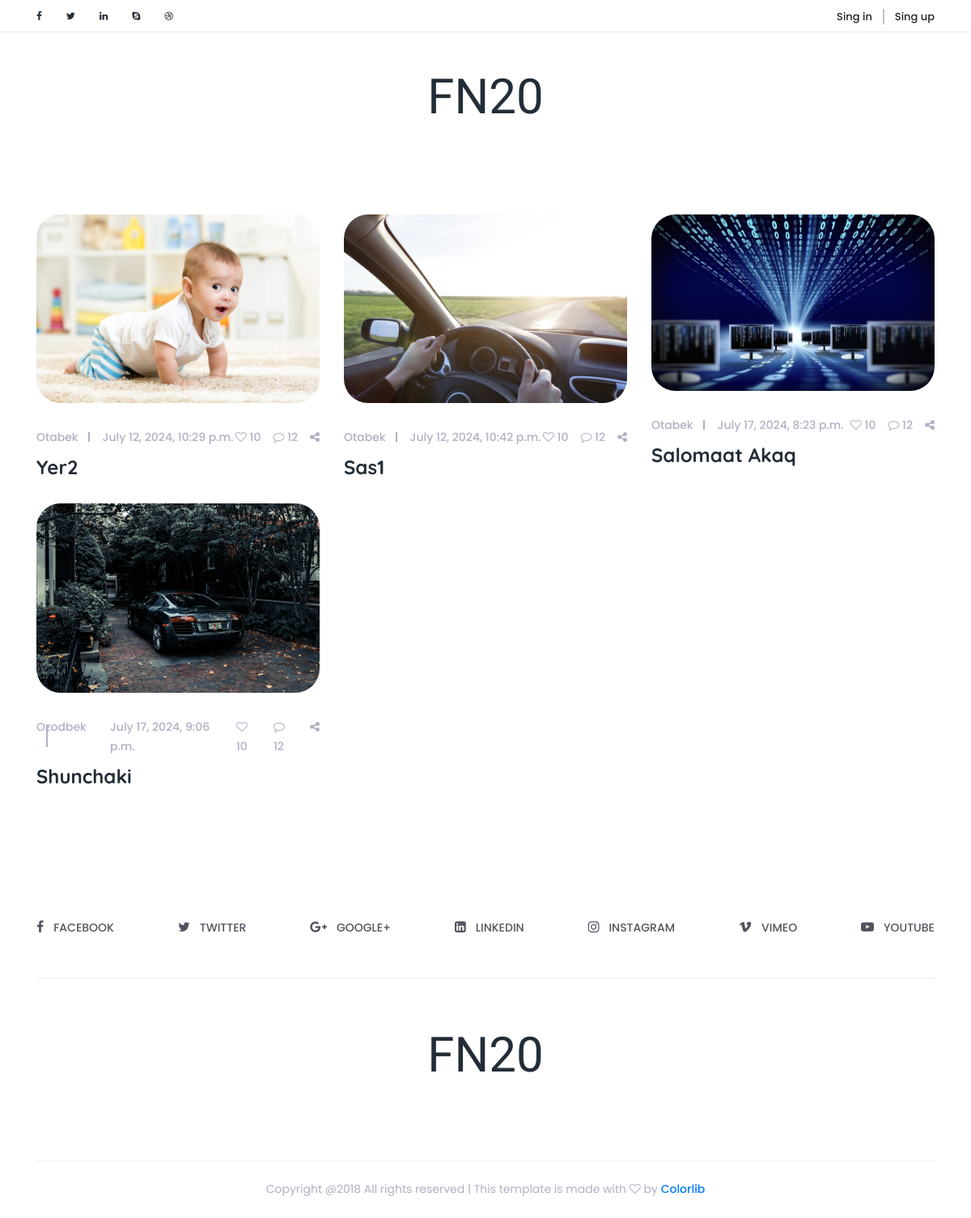
The page / on the database its author committed.
### main/models.py (models this page shows, shortened)
class Blog(models.Model):
    author = models.ForeignKey(User, on_delete=models.CASCADE)
    title = models.CharField(max_length=255)
    body = models.TextField()
    create_at = models.DateTimeField(auto_now_add=True)
    image = models.ImageField()
    def __str__(self):
        return self.title

class User(AbstractUser):
    img = models.ImageField(upload_to='img', blank=True, null=True)
    bio = models.TextField(max_length=500, blank=True, null=True)
    location = models.CharField(max_length=50, blank=True, null=True)
    birth_date = models.DateField(blank=True, null=True)
    gender = models.CharField(max_length=50, blank=True, null=True)
    country = models.CharField(max_length=50, blank=True, null=True)
    phone = models.CharField(max_length=50, blank=True, null=True)

### main/views.py (the view)
# urls.py: path('', views.blogs, name='index'),
def blogs(request):
    posts = models.Blog.objects.all()
    print(posts)
    context = {
        'posts':posts
    }
    return render(request, 'blogs.html', context)

### templates/blogs.html (shortened to what this page needs)
{% extends 'base.html' %}
{% block content %}
  <section class="archive-area section_padding_80">
    <div class="container">
        <div class="row">
            {% for post in posts %}
            <div class="col-12 col-md-6 col-lg-4">
                <div class="single-post wow fadeInUp" data-wow-delay="1.2s">
                    <div class="post-thumb">
                        <img src="{{post.image.url}}" alt="">
                    </div>
                    <div class="post-content">
                        <div class="post-meta d-flex">
                            <div class="post-author-date-area d-flex">
                                <div class="post-author">
                                    <a href="#">{{post.author.username}}</a>
                                </div>
                                <div class="post-date">
                                    <a href="#">{{post.create_at}}</a>
                                </div>
                            </div>
                            <div class="post-comment-share-area d-flex">
                                <div class="post-favourite">
                                    <a href="#"><i class="fa fa-heart-o" aria-hidden="true"></i> 10</a>
                                </div>
                                <div class="post-comments">
                                    <a href="#"><i class="fa fa-comment-o" aria-hidden="true"></i> 12</a>
                                </div>
                                <div class="post-share">
                                    <a href="#"><i class="fa fa-share-alt" aria-hidden="true"></i></a>
                                </div>
                            </div>
                        </div>
                        <a href="{% url 'blog_detail' post.id %}">
                            <h4 class="post-headline">{{post.title}}</h4>
                        </a>
                    </div>
                </div>
            </div>
            {% endfor %}
        </div>
        </div>
</section>
{% endblock %}

### templates/base.html (shortened to what this page needs)
<!DOCTYPE html>
<html lang="en">
{% load static %}
<head>
    <link href="{% static 'style.css' %}" rel="stylesheet">
    <link href="{% static 'css/responsive/responsive.css' %}" rel="stylesheet">
</head>
<body>
    <div class="top_header_area">
        <div class="container">
            <div class="row">
                <div class="col-5 col-sm-6">
                    <div class="top_social_bar">
                        <a href="#"><i class="fa fa-facebook" aria-hidden="true"></i></a>
                        <a href="#"><i class="fa fa-twitter" aria-hidden="true"></i></a>
                        <a href="#"><i class="fa fa-linkedin" aria-hidden="true"></i></a>
                        <a href="#"><i class="fa fa-skype" aria-hidden="true"></i></a>
                        <a href="#"><i class="fa fa-dribbble" aria-hidden="true"></i></a>
                    </div>
                </div>
                <div class="col-7 col-sm-6">
                    <div class="signup-search-area d-flex align-items-center justify-content-end">
                        {% if user.is_authenticated %}
                        <div class="login_register_area d-flex">
                            <div class="login">
                                <p>Salom {{user.username}}, <a href="{% url 'log_out' %}">chiqish</a><a href="{% url 'my_blogs' %}">my blogs</a></p>
                            </div>
                        </div>
                        {% else %}
                        <div class="login_register_area d-flex">
                            <div class="login">
                                <a href="{% url 'login_user' %}">Sing in</a>
                            </div>
                            <div class="register">
                                <a href="{% url 'register_user' %}">Sing up</a>
                            </div>
                        </div>
                        {% endif %}
                    </div>
                </div>
            </div>
        </div>
    </div>
    <header class="header_area">
        <div class="container">
            <div class="row">
                <div class="col-12">
                    <div class="logo_area text-center">
                        <a href="#" class="yummy-logo">FN20</a>
                    </div>
                </div>
            </div>
        </div>
    </header>
{% block content %}
{% endblock %}
    <div class="social_icon_area clearfix">
        <div class="container">
            <div class="row">
                <div class="col-12">
                    <div class="footer-social-area d-flex">
                        <div class="single-icon">
                            <a href="#"><i class="fa fa-facebook" aria-hidden="true"></i><span>facebook</span></a>
                        </div>
                        <div class="single-icon">
                            <a href="#"><i class="fa fa-twitter" aria-hidden="true"></i><span>Twitter</span></a>
                        </div>
                        <div class="single-icon">
                            <a href="#"><i class="fa fa-google-plus" aria-hidden="true"></i><span>GOOGLE+</span></a>
                        </div>
                        <div class="single-icon">
                            <a href="#"><i class="fa fa-linkedin-square" aria-hidden="true"></i><span>linkedin</span></a>
                        </div>
                        <div class="single-icon">
                            <a href="#"><i class="fa fa-instagram" aria-hidden="true"></i><span>Instagram</span></a>
                        </div>
                        <div class="single-icon">
                            <a href="#"><i class="fa fa-vimeo" aria-hidden="true"></i><span>VIMEO</span></a>
                        </div>
                        <div class="single-icon">
                            <a href="#"><i class="fa fa-youtube-play" aria-hidden="true"></i><span>YOUTUBE</span></a>
                        </div>
                    </div>
                </div>
            </div>
        </div>
    </div>
    <footer class="footer_area">
        <div class="container">
            <div class="row">
                <div class="col-12">
                    <div class="footer-content">
                        <div class="footer-logo-area text-center">
                            <a href="index.html" class="yummy-logo">FN20</a>
                        </div>
                    </div>
                </div>
            </div>
        </div>
        <div class="container">
            <div class="row">
                <div class="col-12">
                    <div class="copy_right_text text-center">
                        <p>Copyright @2018 All rights reserved | This template is made with <i class="fa fa-heart-o" aria-hidden="true"></i> by <a href="https://colorlib.com" target="_blank">Colorlib</a></p>
                    </div>
                </div>
            </div>
        </div>
    </footer>
</body>

### static/style.css (style rules this page uses)
* { margin: 0; padding: 0; }
body { font-family: 'Poppins', sans-serif; position: relative; z-index: auto; }
h1, h2, h3, h4, h5, h6 { font-family: 'Quicksand', sans-serif; font-weight: 700; color: #232d37; line-height: 1.25; }
p { color: #51545f; font-size: 16px; }
.section_padding_80 { margin-top: 80px; margin-bottom: 80px; }
img { max-width: 100%; }
a, a:hover, a:focus, a:active { text-decoration: none; -webkit-transition-duration: 500ms; transition-duration: 500ms; font-weight: 500; outline: none; }
.top_header_area { width: 100%; height: 40px; border-bottom: 1px solid #ebebeb; }
.top_header_area .top_social_bar { display: -webkit-box; display: -ms-flexbox; display: flex; height: 40px; -webkit-box-align: center; -ms-flex-align: center; align-items: center; }
.top_header_area .top_social_bar > a { font-size: 12px; color: #232d37; margin-right: 30px; }
.top_header_area .top_social_bar > a:last-of-type { margin-right: 0; }
.top_header_area .signup-search-area { height: 40px; position: relative; z-index: 3; }
.top_header_area .signup-search-area a { font-size: 13px; color: #222; }
.top_header_area .signup-search-area .login a { margin-right: 13px; border-right: 2px solid #c2c2c2; padding-right: 13px; }
.logo_area .yummy-logo { font-family: 'Shadows Into Light Two', cursive; font-size: 60px; margin-bottom: 0; padding: 35px 0 20px 0; display: inline-block; color: #232d37; }
.post-thumb img { border-radius: 30px; margin-bottom: 30px; }
.post-meta { -webkit-box-align: center; -ms-flex-align: center; -ms-grid-row-align: center; align-items: center; -webkit-box-pack: justify; -ms-flex-pack: justify; justify-content: space-between; }
.post-author a, .post-date a, .post-favourite a, .post-comments a, .post-share a { color: #b5aec4; font-size: 14px; }
.post-favourite a, .post-comments a { margin-right: 15px; }
.post-author a { margin-right: 30px; position: relative; z-index: 1; }
.post-author a:after { width: 2px; height: 60%; content: ''; position: absolute; top: 20%; right: -14px; z-index: 2; background-color: #b5aec4; }
.single-post { margin-bottom: 30px; }
.single-post h2, .single-post h4 { margin: 10px 0; color: #232d37; -webkit-transition-duration: 500ms; transition-duration: 500ms; text-transform: capitalize; }
.footer-social-area { border-bottom: 1px solid #eeeeee; padding: 50px 0; -webkit-box-pack: justify; -ms-flex-pack: justify; justify-content: space-between }
.single-icon > a { color: #51545f; font-size: 14px; font-weight: 500; text-transform: uppercase; }
.single-icon > a > i { font-size: 16px; padding-right: 12px; }
.footer-content { padding: 50px 0 65px 0; border-bottom: 1px solid #eeeeee; }
.footer-logo-area .yummy-logo { font-family: 'Shadows Into Light Two', cursive; font-size: 60px; margin-bottom: 0; padding: 0 0 20px 0; display: inline-block; color: #232d37; }
.copy_right_text { width: 100%; height: 70px; display: -webkit-box; display: -ms-flexbox; display: flex; -webkit-box-align: center; -ms-flex-align: center; align-items: center; -webkit-box-pack: center; -ms-flex-pack: center; justify-content: center }
.copy_right_text > p { font-size: 14px; color: #b5aec4; margin-bottom: 0; }

### rows shown on the page
Blog: image (picture), author.username "Otabek", create_at "July 12, 2024, 10:29 p.m.", title "Yer2"
Blog: image (picture), author.username "Otabek", create_at "July 12, 2024, 10:42 p.m.", title "Sas1"
Blog: image (picture), author.username "Otabek", create_at "July 17, 2024, 8:23 p.m.", title "Salomaat Akaq"
Blog: image (picture), author.username "Ozodbek", create_at "July 17, 2024, 9:06 p.m.", title "Shunchaki"
